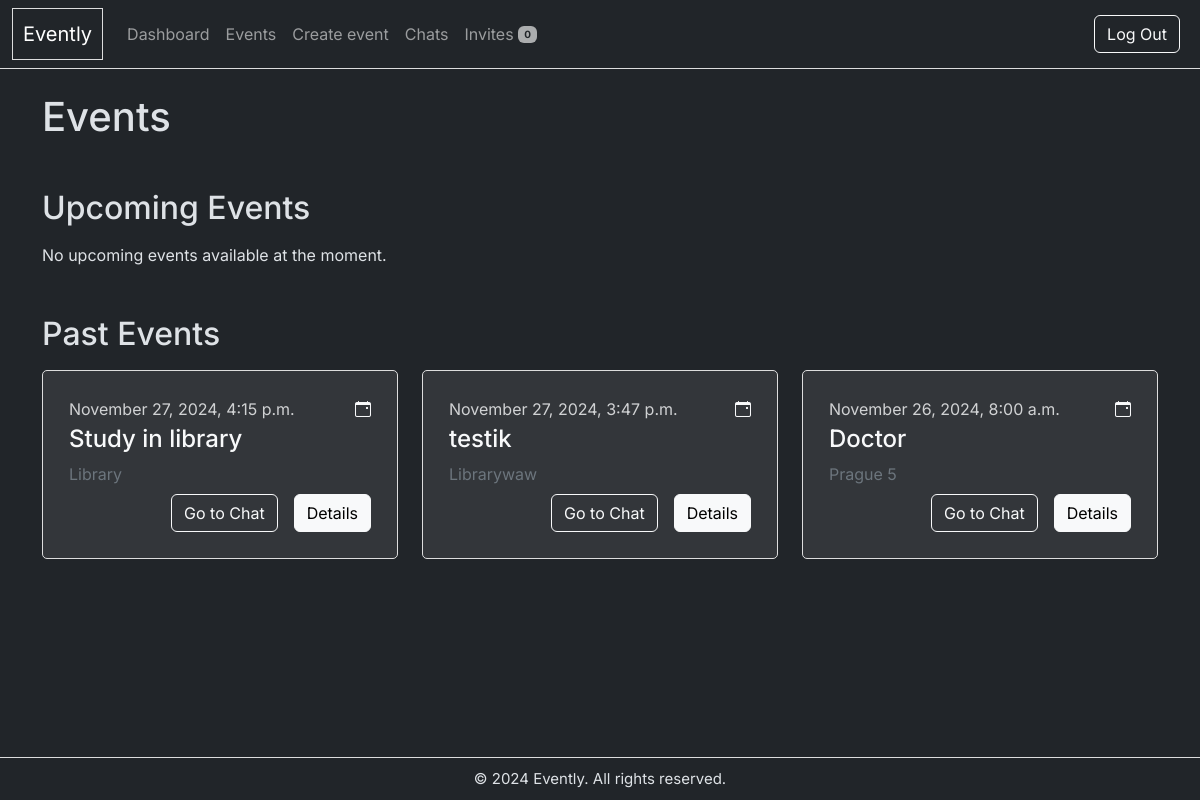
Before: /events/ (signed in) with the older database file.
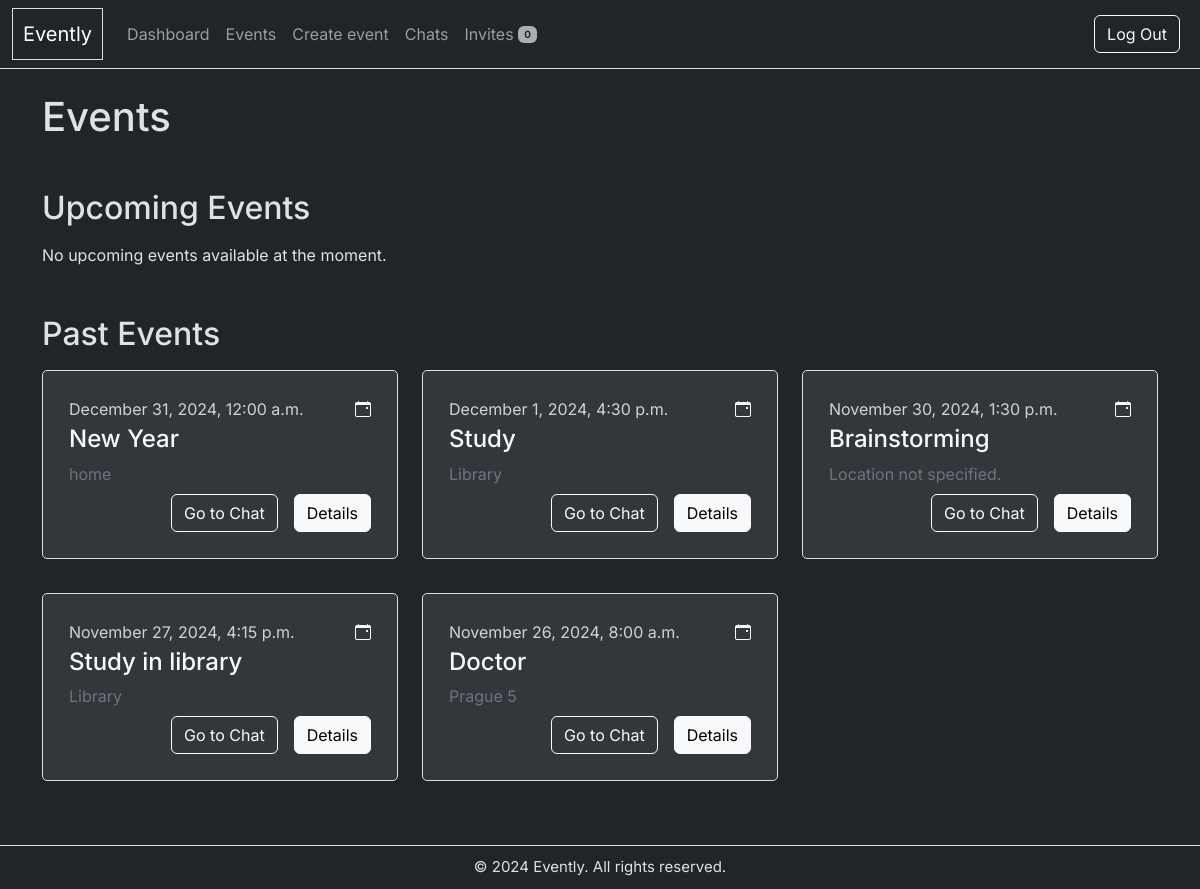
After: the same page with the newer database file.
### events/models.py (models this page shows, shortened)
class Event(models.Model):
    STATUS_CHOICES = [
        ('ACTIVE', 'Active'),
        ('INACTIVE', 'Inactive'),
    ]
    title = models.CharField(max_length=200)
    date = models.DateTimeField()
    description = models.TextField()
    location = models.CharField(max_length=255)
    created_by  = models.ForeignKey(User, on_delete=models.CASCADE, related_name="created_events", default=get_default_user)
    status = models.CharField(max_length=8, choices=STATUS_CHOICES, default='ACTIVE')
    class Meta:
        indexes = [
            models.Index(fields=['date']),
            models.Index(fields=['created_by']),
            models.Index(fields=['created_by', 'date']), # Compound index for created_by and date
        ]
        ordering = ['date']

### events/views/event_views.py (the view)
# urls.py: path('events/', event_list, name='event_list'),
@login_required
def event_list(request):
    user = request.user
    current_time = now()
    events = Event.objects.filter(
        Q(created_by=user) |
        Q(rsvps__user=user, rsvps__status='YES')
    ).distinct()
    upcoming_events = events.filter(date__gt=current_time).order_by('date')
    past_events = events.filter(date__lte=current_time).order_by('-date')
    return render(request, 'events/event_list.html', {
        'events': {
            'upcoming': upcoming_events,
            'past': past_events,
        }})

### events/context_processors.py (called while the page is built)
def maybe_rsvp_count(request):
    if request.user.is_authenticated:
        return {
            'maybe_count': RSVP.objects.filter(user=request.user, status='MAYBE').count()
        }
    return {}

### events/templates/events/event_list.html
{% extends "events/layout.html" %}
{% block content %}
    <h1 class="mb-5">Events</h1>
    <div class="mb-5">
        <h2 class="mb-3">Upcoming Events</h2>
        {% if events.upcoming %}
            <div class="row">
                {% for event in events.upcoming %}
                    <div class="col-12 col-md-6 col-xl-4 mb-4">
                        {% include "includes/event_card.html" %}
                    </div>
                {% endfor %}
            </div>
        {% else %}
            <p>No upcoming events available at the moment.</p>
        {% endif %}
    </div>
    <div>
        <h2 class="mb-3">Past Events</h2>
        {% if events.past %}
            <div class="row">
                {% for event in events.past %}
                    <div class="col-12 col-md-6 col-xl-4 mb-4">
                        {% include "includes/event_card.html" %}
                    </div>
                {% endfor %}
            </div>
        {% else %}
            <p>No past events available at the moment.</p>
        {% endif %}
    </div>
{% endblock %}

### events/templates/includes/event_card.html
<div class="card event-card">
    <div class="card-body">
        <div class="d-flex justify-content-between">
            <span class="text-light mb-1" style="opacity: 0.8;">{{ event.date|date:"F j, Y, g:i a" }}</span>
            <i class="bi bi-calendar-event text-light"></i>
        </div>
        <h4 class="card-title text-light mb-2">{{ event.title }}</h5>
        <p class="card-text text-secondary mb-2">
            {% if event.location %}
                {{ event.location }}
            {% else %}
                Location not specified.
            {% endif %}
        </p>
        <div class="d-flex float-end gap-3">
            <a href="{% url 'chat_tabs' %}?event_pk={{ event.pk }}" class="btn btn-outline-light">Go to Chat</a>
            <a href="{% url 'event_detail' pk=event.pk %}" class="btn btn-light">Details</a>
        </div>
    </div>
</div>

Changed rows visible on the page:
no longer on this page (row edited): Event: date "November 27, 2024, 3:47 p.m.", title "testik", location "Librarywaw"
added Event: date "December 31, 2024, 12:00 a.m.", title "New Year", location "home"
added Event: date "December 1, 2024, 4:30 p.m.", title "Study", location "Library"
added Event: date "November 30, 2024, 1:30 p.m.", title "Brainstorming", location "Location not specified."
